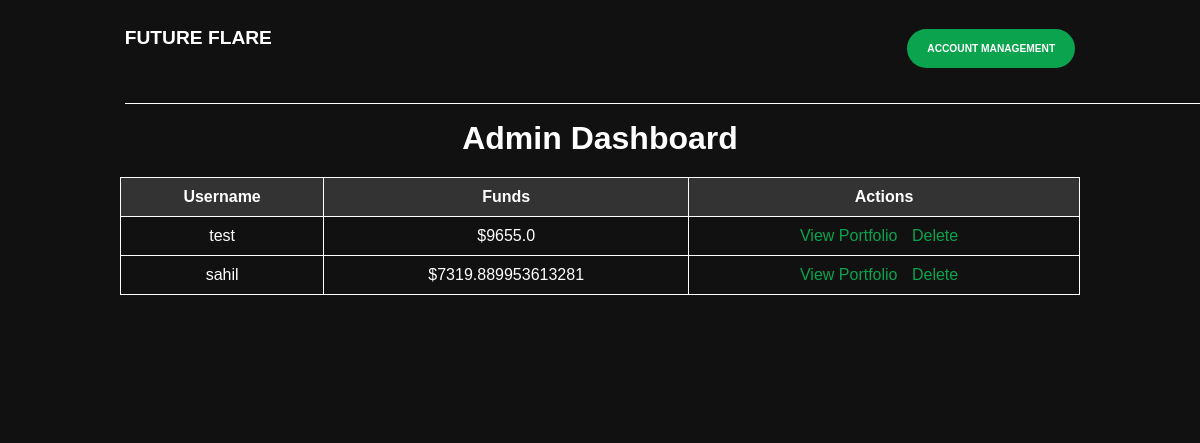
The app's page /admin (signed in), older data.
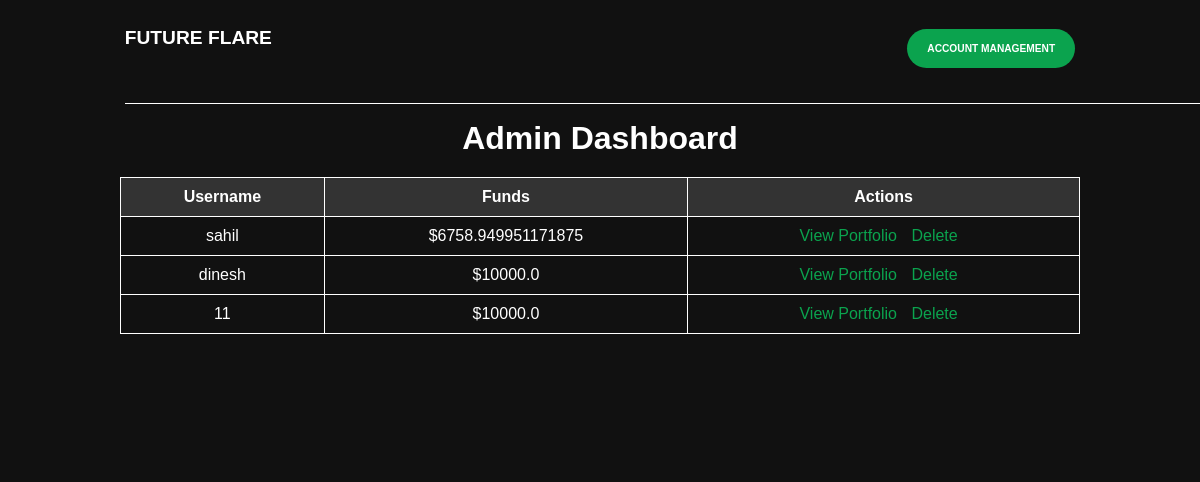
The same page, newer data.
### app.py (models this page shows)
class User(db.Model, UserMixin):
    id = db.Column(db.Integer, primary_key=True)
    username = db.Column(db.String(150), unique=True, nullable=False)
    password = db.Column(db.String(150), nullable=False)
    funds = db.Column(db.Float, nullable=False, default=10000)

### app.py (the view)
@app.route("/admin")
def admin():
    if not session.get("admin_logged_in"):
        return redirect(url_for("admin_login"))
    users = User.query.all()
    return render_template("admin.html", users=users)

### templates/admin.html (shortened to what this page needs)
<!DOCTYPE html>
<html lang="en">
<head>
</head>
<body>
    <nav>
        <div class="logo" id="logo">
            <h1>Future flare</h1>
        </div>
        <div class="nav-part2">
            <div class="dropdown">
                <button class="dropbtn">Account Management</button>
            </div>
        </div>
        <div id="nav-bottom"></div>
    </nav>
    <div class="container">
        <h1>Admin Dashboard</h1>
        <table border="1">
            <tr>
                <th>Username</th>
                <th>Funds</th>
                <th>Actions</th>
            </tr>
            {% for user in users %}
            <tr>
                <td>{{ user.username }}</td>
                <td>${{ user.funds }}</td>
                <td class="actions">
                    <a href="{{ url_for('admin_view_portfolio', user_id=user.id) }}">View Portfolio</a>
                    <a href="{{ url_for('delete_user', user_id=user.id) }}"
                        onclick="return confirm('Are you sure you want to delete this user?');"
                        class="delete-link">Delete</a>
                </td>
            </tr>
            {% endfor %}
        </table>
    </div>
</body>
</html>

Row changes from the older to the newer data that the page shows:
removed User: username "test", funds "9655.0"
changed User "sahil": funds "7319.889953613281" → "6758.949951171875"
added User: username "dinesh", funds "10000.0"
added User: username "11", funds "10000.0"
